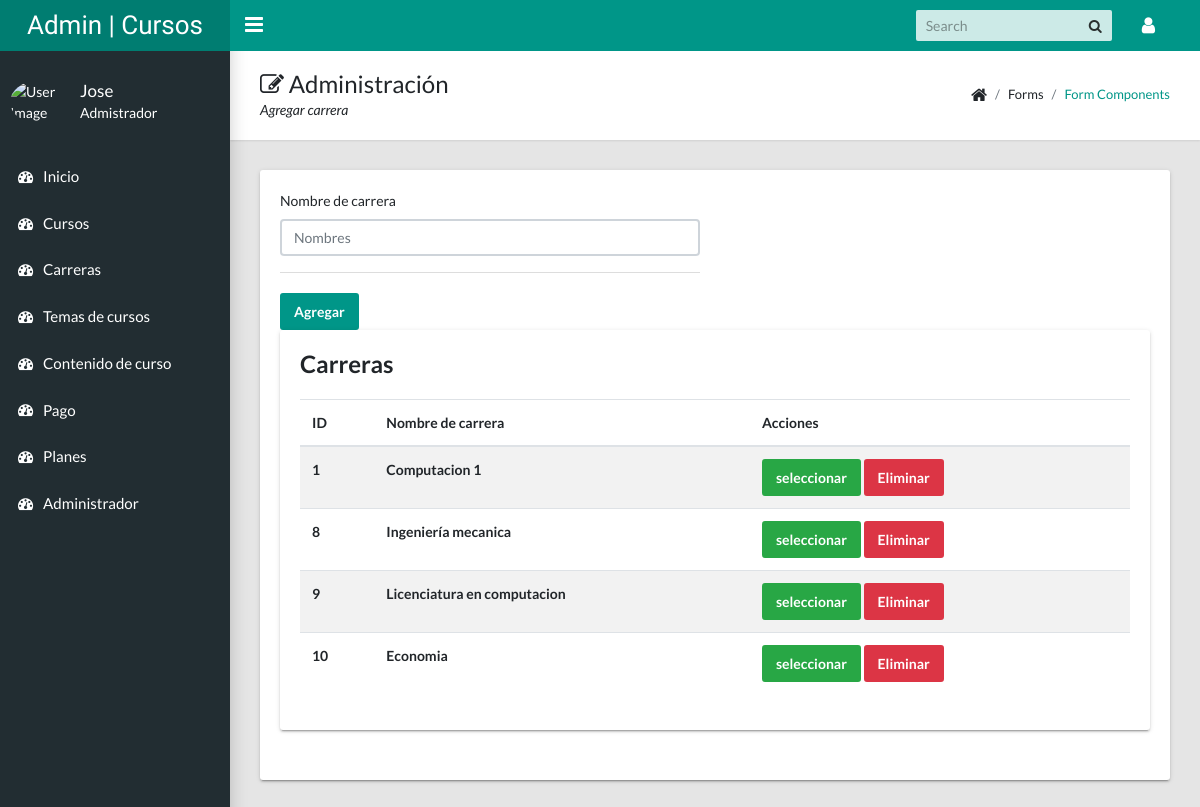
Page /admin/vistaCarrera.php (signed in) on the committed database.
### tables this page shows
CREATE TABLE `carrera` (
  `Id` int(11) NOT NULL,
  `Nombre` varchar(50) NOT NULL
);

### admin/modulos/carrera.php (called while the page is built, shortened)
<?php
include_once "../config/conexion.php";
$nombreCarrera = isset($_POST['nombreCurso']) ? $_POST['nombreCurso'] : "";
$sql = "SELECT * FROM carrera ORDER BY Id ASC";
$sentencia = $pdo->prepare($sql);
$sentencia->execute();
$resultado = $sentencia->fetchAll(PDO::FETCH_ASSOC);
?>

### admin/vistaCarrera.php (the view, shortened to what this page needs)
<?php include_once "templates/header.php";   ?>
<?php include_once "templates/sidebar.php";   ?>
<?php include_once "modulos/carrera.php";   ?>
<main class="app-content">
  <div class="app-title">
    <div>
      <h1><i class="fa fa-edit"></i> Administración</h1>
      <p>Agregar carrera</p>
    </div>
    <ul class="app-breadcrumb breadcrumb">
      <li class="breadcrumb-item"><i class="fa fa-home fa-lg"></i></li>
      <li class="breadcrumb-item">Forms</li>
      <li class="breadcrumb-item"><a href="#">Form Components</a></li>
    </ul>
  </div>
  <div class="row">
    <div class="col-md-12">
      <div class="tile">
        <div class="row">
          <div class="col-lg-6">
            <form action="" method="POST" enctype="multipart/form-data">
              <div class="form-group">
                <label for="Nombres">Nombre de carrera</label>
                <input name="nombreCurso" class="form-control" id="Nombres" type="text" placeholder="Nombres" value="<?php echo $nombreCarrera ?>">
              </div>
              <div class="tile-footer">
            <?php if (isset($_POST['seleccionar'])) { ?>
		        <input name="accion" value="Actualizar" class="btn btn-primary" type="submit">
            <?php }else{ ?>
            <input name="accion" value="Agregar" class="btn btn-primary" type="submit">
            <?php } ?>
		      </div>
            </form>
          </div>
        <div class="col-md-12">
          <div class="tile">
            <h3 class="tile-title">Carreras</h3>
            <div class="table-responsive">
              <table class="table table-striped">
                <thead>
                  <tr>
                    <th>ID</th>
                    <th>Nombre de carrera</th>
                    <th>Acciones</th>
                  </tr>
                </thead>
                <tbody>
                  	<?php foreach ($resultado as $data) : ?>
                  		<tr>
                  			<th><?php echo $data['Id'] ?></th>
                  			<th><?php echo $data['Nombre'] ?></th>
                  			<th>
                  				<form action="" method="POST" enctype="multipart/form-data">
                            <input class="btn btn-success" type="submit" name="seleccionar" value="seleccionar">
                          <button class="btn btn-danger" type="submit" name="accion" value="Eliminar">Eliminar</button>
                          </form>
                  			</th>
                  		</tr>
                  	<?php endforeach ?>
                </tbody>
              </table>
            </div>
          </div>
        </div>
      </div>
        </div>
      </div>
    </div>
</main>
<?php include_once "templates/footer.php"; ?>

### rows in the picture
carrera: Id "1", Nombre "Computacion 1"
carrera: Id "8", Nombre "Ingeniería mecanica"
carrera: Id "9", Nombre "Licenciatura en computacion"
carrera: Id "10", Nombre "Economia"

### other values in the picture
$_SESSION['admin']['Nombres'] "Jose"
